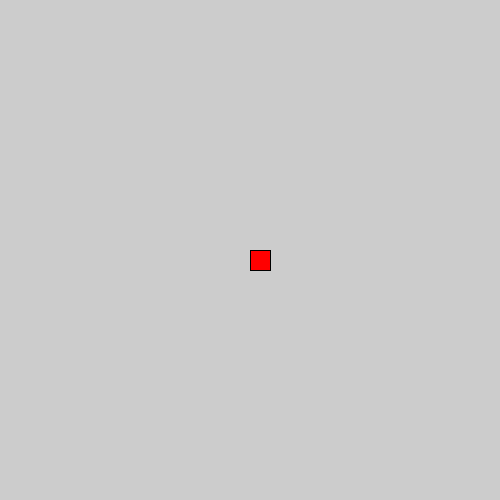
Frame 1 (no input)
Frame 60 (the mouse pressed at the canvas centre just before this capture): identical to frame 1, image omitted
Frame 120 (the mouse held since frame 60 and released just before this capture): identical to frame 1, image omitted

The Processing sketch that drew this single still picture (run headless with seeded random() and noise(); from frame 60 on, the mouse is pressed at the canvas centre):

// Processing sketch: PixelTests
// ── PixelTests.pde


void setup()
{
  size(500,500);
}


void draw()
{
  Cell point = new Cell(width/2,height/2, color(255,0,0), 20); 
  
  point.display();
}

// ── cell.pde
class Cell
{
  float x,y,size;
  int pixelColor;
  boolean enabled,attached;
  PVector acc, pos;
  
  Cell(float _x, float _y, color col, float _size)
  {
     x = _x;
     y = _y;
     size = _size;
     pos = new PVector(_x,_y);
     acc = new PVector(0,0);
     pixelColor = col;

  }
  
  
  void display()
  {
    fill(pixelColor);
    rect(x,y,size,size);
  }
 
  
  
  
  
  
}
